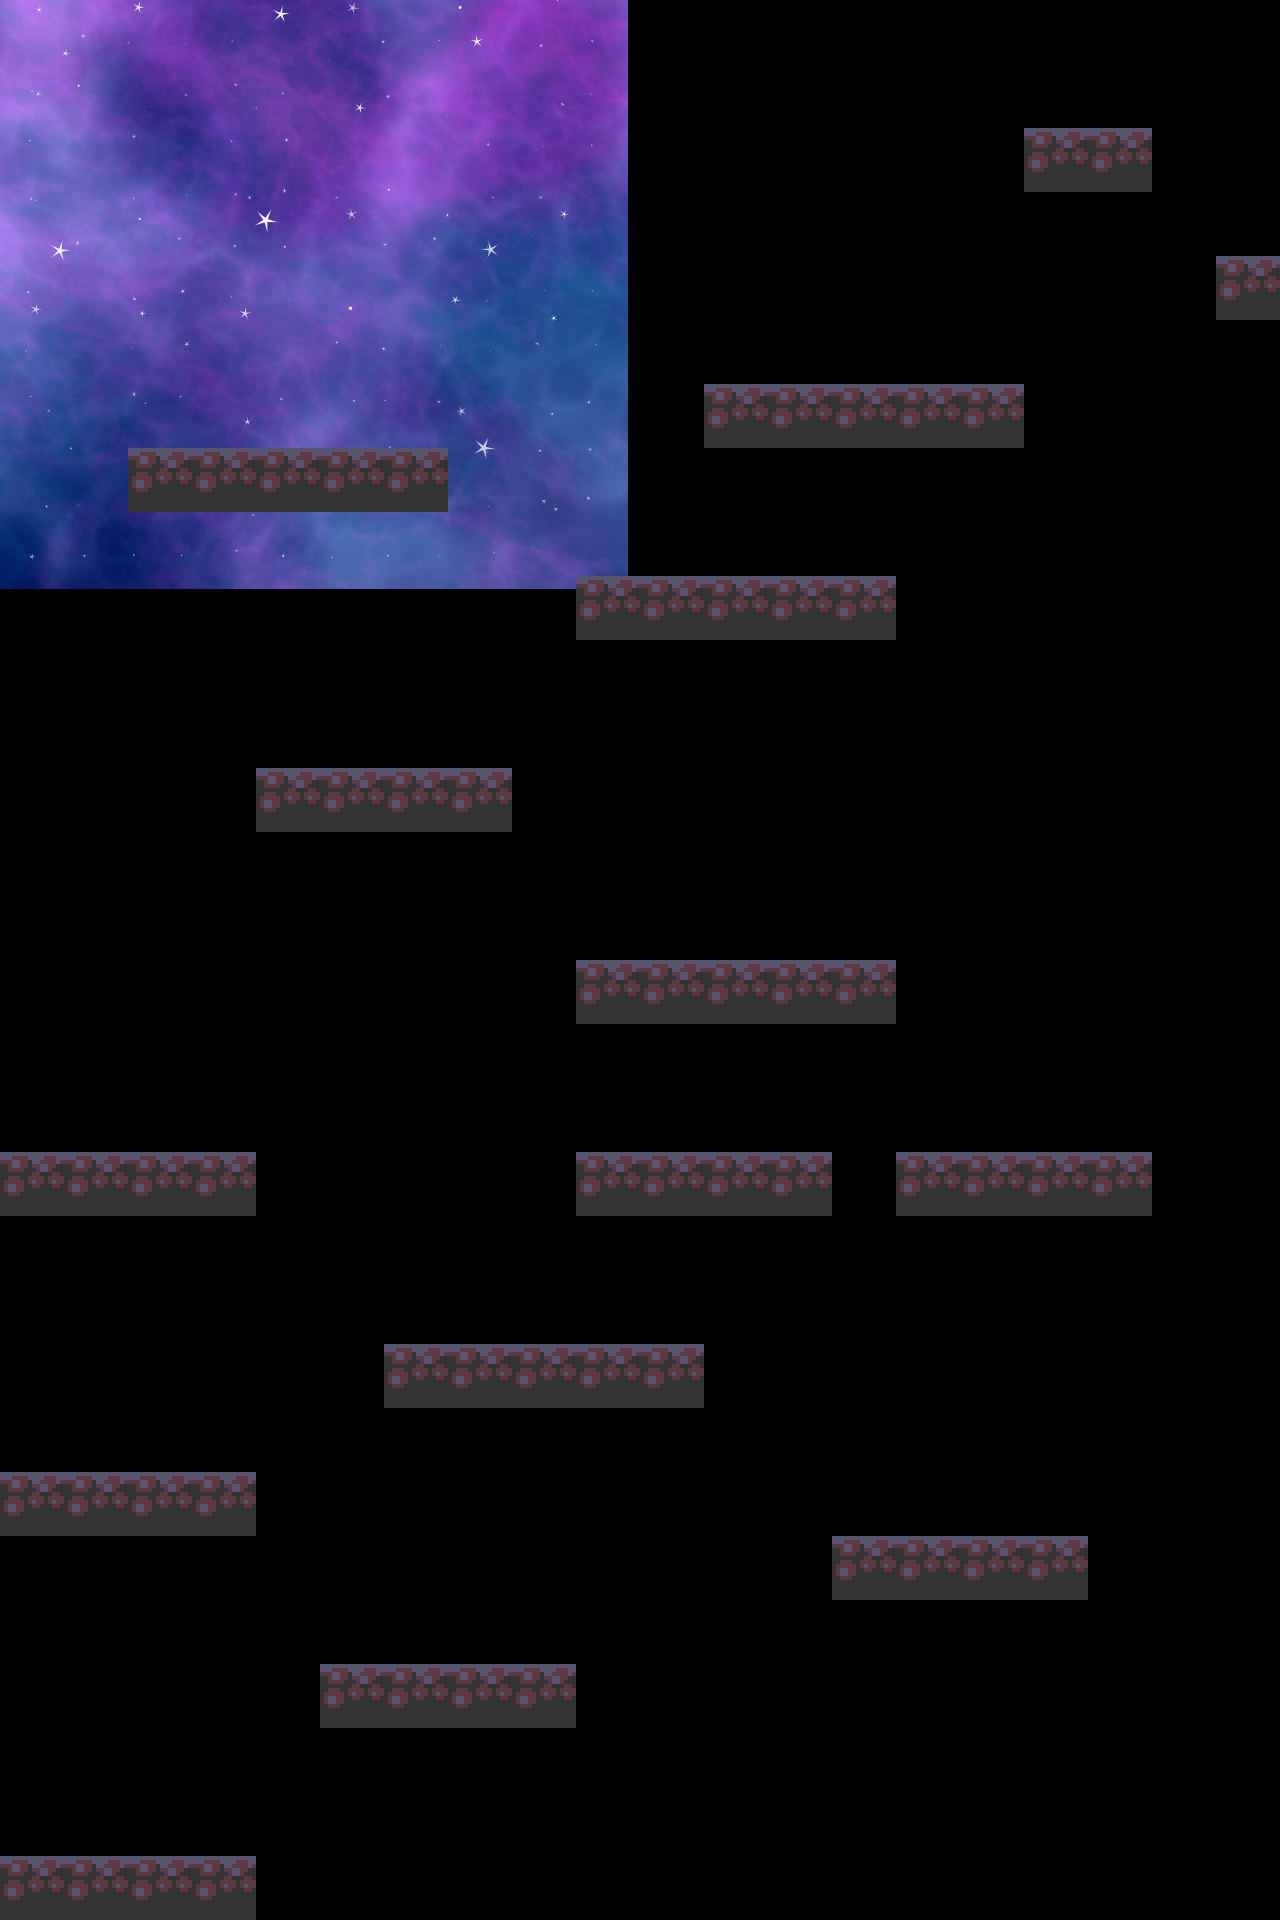

The image is a tile-based game level rendered from a .tmx file. Its description and complete source (layers, tilesets, objects, tile grids) follow:
An orthogonal 20x30 tile map with 64x64 px tiles, 1 tile layer (floor), 1 image layer and 15 objects.

<map version="1.10" tiledversion="1.11.2" orientation="orthogonal" renderorder="right-down" width="20" height="30" tilewidth="64" tileheight="64" infinite="0" nextlayerid="7" nextobjectid="42">
 <tileset firstgid="1" source="floor.tsx" />
 <imagelayer id="4" name="background" offsetx="-396.794" offsety="-435.735" parallaxx="0.5" parallaxy="0.5" repeatx="1" repeaty="1">
  <image source="assets/backgrounds/Large 1024x1024/Purple Nebula/Purple_Nebula_08-1024x1024.png" width="1024" height="1024" />
 </imagelayer>
 <layer id="1" name="floor" width="20" height="30">
  <data encoding="csv">
0,0,0,0,0,0,0,0,0,0,0,0,0,0,0,0,0,0,0,0,
0,0,0,0,0,0,0,0,0,0,0,0,0,0,0,0,0,0,0,0,
0,0,0,0,0,0,0,0,0,0,0,0,0,0,0,0,8,8,0,0,
0,0,0,0,0,0,0,0,0,0,0,0,0,0,0,0,0,0,0,0,
0,0,0,0,0,0,0,0,0,0,0,0,0,0,0,0,0,0,0,8,
0,0,0,0,0,0,0,0,0,0,0,0,0,0,0,0,0,0,0,0,
0,0,0,0,0,0,0,0,0,0,0,8,8,8,8,8,0,0,0,0,
0,0,8,8,8,8,8,0,0,0,0,0,0,0,0,0,0,0,0,0,
0,0,0,0,0,0,0,0,0,0,0,0,0,0,0,0,0,0,0,0,
0,0,0,0,0,0,0,0,0,8,8,8,8,8,0,0,0,0,0,0,
0,0,0,0,0,0,0,0,0,0,0,0,0,0,0,0,0,0,0,0,
0,0,0,0,0,0,0,0,0,0,0,0,0,0,0,0,0,0,0,0,
0,0,0,0,8,8,8,8,0,0,0,0,0,0,0,0,0,0,0,0,
0,0,0,0,0,0,0,0,0,0,0,0,0,0,0,0,0,0,0,0,
0,0,0,0,0,0,0,0,0,0,0,0,0,0,0,0,0,0,0,0,
0,0,0,0,0,0,0,0,0,8,8,8,8,8,0,0,0,0,0,0,
0,0,0,0,0,0,0,0,0,0,0,0,0,0,0,0,0,0,0,0,
0,0,0,0,0,0,0,0,0,0,0,0,0,0,0,0,0,0,0,0,
8,8,8,8,0,0,0,0,0,8,8,8,8,0,8,8,8,8,0,0,
0,0,0,0,0,0,0,0,0,0,0,0,0,0,0,0,0,0,0,0,
0,0,0,0,0,0,0,0,0,0,0,0,0,0,0,0,0,0,0,0,
0,0,0,0,0,0,8,8,8,8,8,0,0,0,0,0,0,0,0,0,
0,0,0,0,0,0,0,0,0,0,0,0,0,0,0,0,0,0,0,0,
8,8,8,8,0,0,0,0,0,0,0,0,0,0,0,0,0,0,0,0,
0,0,0,0,0,0,0,0,0,0,0,0,0,8,8,8,8,0,0,0,
0,0,0,0,0,0,0,0,0,0,0,0,0,0,0,0,0,0,0,0,
0,0,0,0,0,8,8,8,8,0,0,0,0,0,0,0,0,0,0,0,
0,0,0,0,0,0,0,0,0,0,0,0,0,0,0,0,0,0,0,0,
0,0,0,0,0,0,0,0,0,0,0,0,0,0,0,0,0,0,0,0,
8,8,8,8,0,0,0,0,0,0,0,0,0,0,0,0,0,0,0,0
</data>
 </layer>
 <objectgroup id="5" name="collisions">
  <object id="15" x="0" y="1854" width="258" height="68" />
  <object id="24" x="319.333" y="1663.33" width="258" height="65.3333" />
  <object id="25" x="-1.33333" y="1470" width="259.333" height="64.6667" />
  <object id="26" x="384" y="1343.33" width="322.666" height="64.6667" />
  <object id="27" x="832.667" y="1536" width="256.667" height="63.3333" />
  <object id="28" x="576" y="1150.67" width="256.667" height="65.3334" />
  <object id="29" x="900" y="1150.67" width="252.667" height="64" />
  <object id="33" x="2.33317" y="1152.67" width="256.667" height="65.3334" />
  <object id="34" x="257" y="770" width="256.667" height="65.3334" />
  <object id="35" x="573.334" y="961" width="322.666" height="64.6667" />
  <object id="36" x="572" y="574.333" width="322.666" height="64.6667" />
  <object id="37" x="702.667" y="383.667" width="322.666" height="64.6667" />
  <object id="38" x="126.667" y="447.667" width="322.666" height="64.6667" />
  <object id="39" x="1024.67" y="129.333" width="127.333" height="61.3333" />
  <object id="41" x="1213" y="254" width="68" height="66" />
 </objectgroup>
</map>
